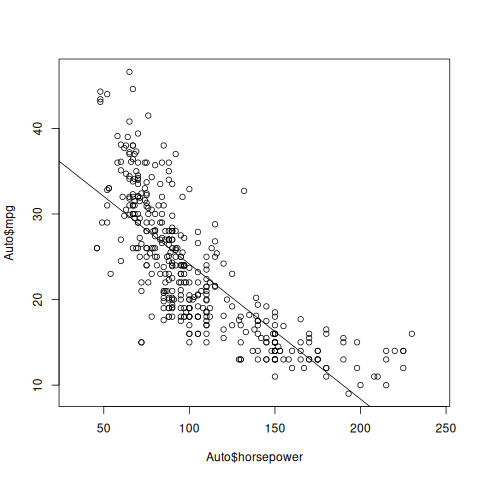

Write the R code that produced this figure.
library(ISLR2)
model <- lm(mpg ~ horsepower, data = Auto)
summary(model)

# set plot ratio
plot(Auto$horsepower, Auto$mpg, asp = 5)
abline(model)

plot(model, which=1)
